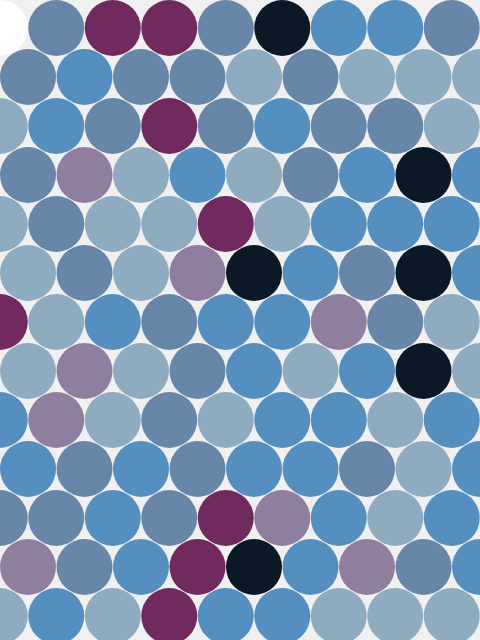
Frame 1 (no input)
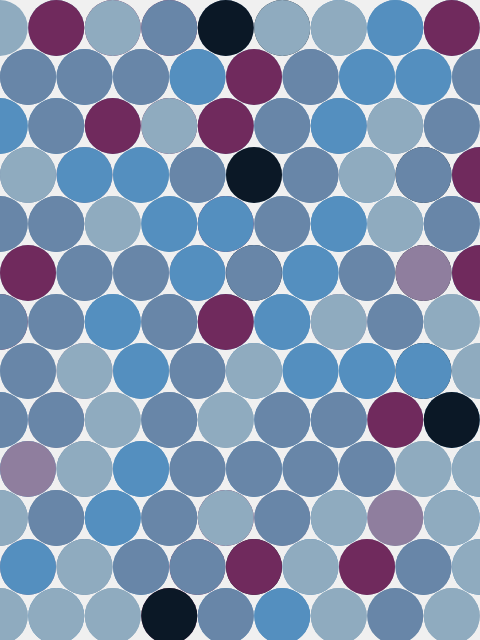
Frame 2 (the mouse pressed at the canvas centre, redrawn once)

The p5.js sketch that drew these frames (run headless with seeded random() and noise() and a simulated clock; the mouse was pressed at the canvas centre and the sketch redrawn once):

// p5.js sketch
// ── sketch.js
//diameter of the circle (width & height)
var diam = 56;
//shims used to space the circles
var xShim = diam+.5;
var yShim = 49;

function setup() {
  createCanvas(480,640);
  noLoop();
  noStroke();
  //use corner mode to simplify circle placement
  ellipseMode(CORNER);
  background(240);
  
  colorMode(HSB, 360,100,100)
}

function draw() {
  //the 6 colors used in the original Albers example
  var albersHue = [212, 207, 205, 316, 271, 212];
  var albersSat = [38, 56, 25, 63, 20, 72];
  var albersBri = [66, 75, 75, 44, 62, 15];
  //random hue to make it more interesting
  var hueShift = floor(random(0,360));
  //rough odds based on the number of times a color appeared in the Albers example
  var colorChance;
  //map color picked to the index of colors
  var ci;
  
  //nested for loops creates 9 columns and 13 rows of evenly spaced circles
  for(var i=0; i<9; i++){
    for(var j=0; j<13; j++){

      //picks 1 of 6 colors based on estimated odds
      colorChance = random(0,100);
      if(colorChance >= 0 && colorChance <= 5){ci = 5;}
      else if(colorChance >= 6 && colorChance <= 9){ci = 4;}
      else if(colorChance >= 10 && colorChance <= 20){ci = 3;}
      else if(colorChance >= 21 && colorChance <= 46){ci = 2;}
      else if(colorChance >= 47 && colorChance <= 72){ci = 1;}
      else if(colorChance >= 73 && colorChance <= 100){ci = 0;}
      
      //fills with random hue shift applied
      //fill((albersHue[ci]+hueShift)%360, albersSat[ci], albersBri[ci])
      
      //fills with the colors from the original Albers example
      fill(albersHue[ci], albersSat[ci], albersBri[ci])

      //if statement shifts every other row to the left by half a circle
      if(j%2==0){
        ellipse((i*xShim)-(xShim/2), j*yShim, diam, diam)
      }else{
        ellipse(i*xShim, j*yShim, diam, diam)
      }
    }
  }
  
}//close draw
